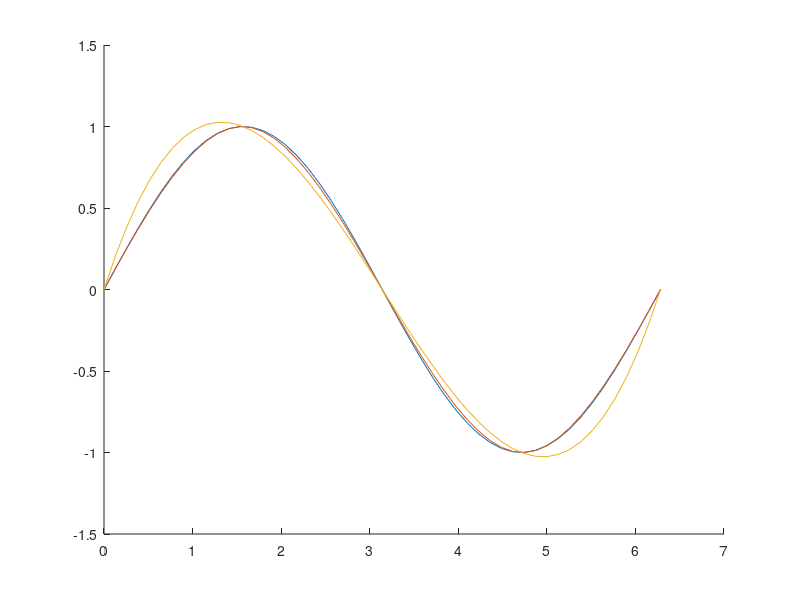

MATLAB code to generate this figure:
x = [0, pi / 2, pi, (3 * pi) / 2, 2 * pi];
fVals = sin(x);

xRes = spline(x, [1, fVals, 1]);
clamped = ppval(xRes, pi / 4)

fRes = spline(x, fVals);
natural = ppval(fRes, pi / 4)

interval = linspace(0, 2*pi, 50);

hold on;
plot(interval, sin(interval));
xPpval = ppval(xRes, interval);
plot(interval, xPpval);
fPPval = ppval(fRes, interval);
plot(interval, fPPval);